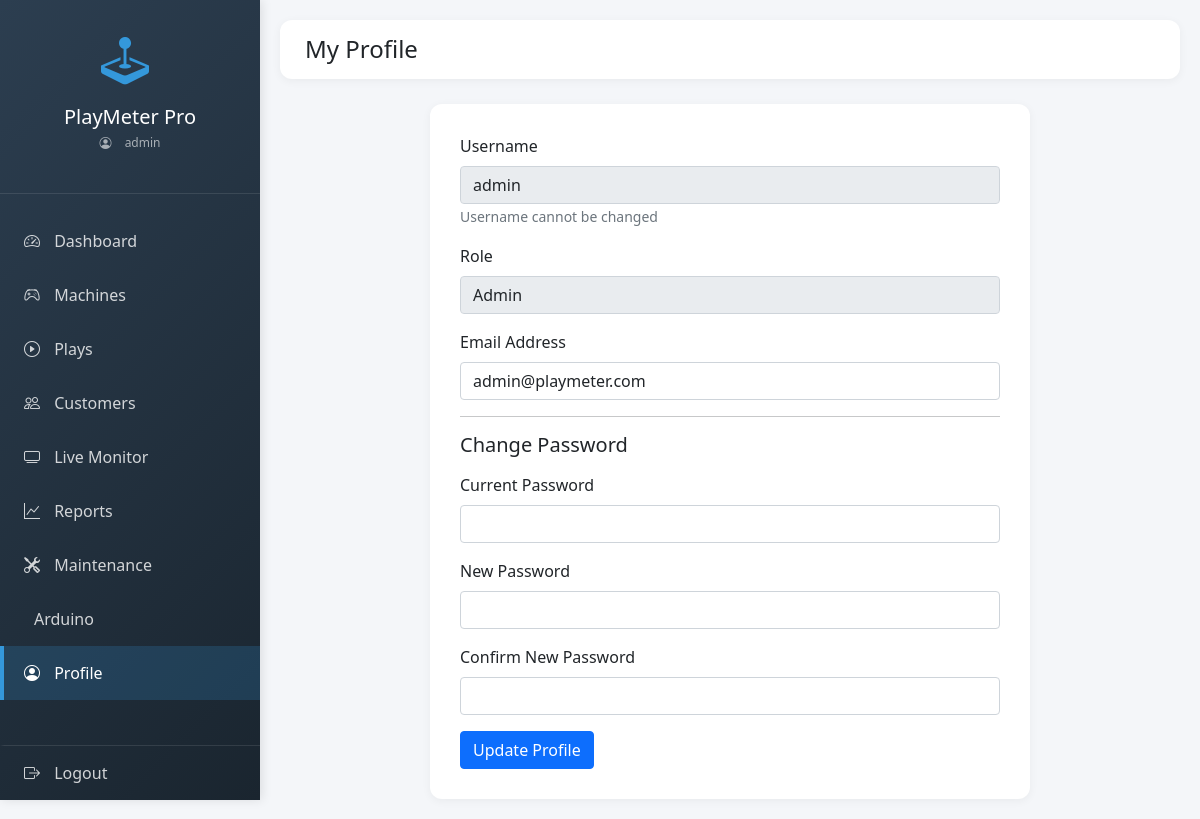
The app's page /profile.php (signed in) with its own data.
### tables this page shows
CREATE TABLE `users` (
  `id` int NOT NULL,
  `username` varchar(50) NOT NULL,
  `password` varchar(255) NOT NULL,
  `email` varchar(100) DEFAULT NULL,
  `role` enum('admin','operator') DEFAULT 'operator',
  `created_at` timestamp NULL DEFAULT CURRENT_TIMESTAMP
);

### profile.php (the view, shortened to what this page needs)
<?php
$database = new Database();
$db = $database->getConnection();
$user_id = $_SESSION['user_id'];
$query = "SELECT * FROM users WHERE id = $user_id";
$result = $db->query($query);
$user = $result->fetch(PDO::FETCH_ASSOC);
?>
<!DOCTYPE html>
<html lang="en">
<head>
    <link href="https://cdn.jsdelivr.net/npm/bootstrap@5.1.3/dist/css/bootstrap.min.css" rel="stylesheet">
    <link rel="stylesheet" href="https://cdn.jsdelivr.net/npm/bootstrap-icons@1.8.1/font/bootstrap-icons.css">
</head>
<body>
    <div class="sidebar">
        <div style="padding: 25px 20px; text-align: center; border-bottom: 1px solid rgba(255,255,255,0.1);">
            <i class="bi bi-joystick" style="font-size: 3rem; color: #3498db;"></i>
            <h5 class="mt-2 mb-0">PlayMeter Pro</h5>
            <p style="font-size: 12px; color: rgba(255,255,255,0.6); margin-top: 5px;">
                <i class="bi bi-person-circle"></i> <?php echo $_SESSION['username']; ?>
            </p>
        </div>
        <nav style="margin-top: 20px;">
            <a href="index.php" class="<?php echo basename($_SERVER['PHP_SELF']) == 'index.php' ? 'active' : ''; ?>">
                <i class="bi bi-speedometer2"></i> Dashboard
            </a>
            <a href="machines.php" class="<?php echo basename($_SERVER['PHP_SELF']) == 'machines.php' ? 'active' : ''; ?>">
                <i class="bi bi-controller"></i> Machines
            </a>
            <a href="plays.php" class="<?php echo basename($_SERVER['PHP_SELF']) == 'plays.php' ? 'active' : ''; ?>">
                <i class="bi bi-play-circle"></i> Plays
            </a>
            <a href="customers.php" class="<?php echo basename($_SERVER['PHP_SELF']) == 'customers.php' ? 'active' : ''; ?>">
                <i class="bi bi-people"></i> Customers
            </a>
            <a href="session_monitor.php" class="<?php echo basename($_SERVER['PHP_SELF']) == 'session_monitor.php' ? 'active' : ''; ?>">
                <i class="bi bi-tv"></i> Live Monitor
            </a>
            <a href="reports.php" class="<?php echo basename($_SERVER['PHP_SELF']) == 'reports.php' ? 'active' : ''; ?>">
                <i class="bi bi-graph-up"></i> Reports
            </a>
            <a href="maintenance.php" class="<?php echo basename($_SERVER['PHP_SELF']) == 'maintenance.php' ? 'active' : ''; ?>">
                <i class="bi bi-tools"></i> Maintenance
            </a>
            <a href="arduino_settings.php" class="<?php echo basename($_SERVER['PHP_SELF']) == 'arduino_settings.php' ? 'active' : ''; ?>">
                <i class="bi bi-microchip"></i> Arduino
            </a>
            <a href="profile.php" class="<?php echo basename($_SERVER['PHP_SELF']) == 'profile.php' ? 'active' : ''; ?>">
                <i class="bi bi-person-circle"></i> Profile
            </a>
            <a href="logout.php" style="border-top: 1px solid rgba(255,255,255,0.1); margin-top: 20px; position: absolute; bottom: 0; width: 100%;">
                <i class="bi bi-box-arrow-right"></i> Logout
            </a>
        </nav>
    </div>
    <div class="content">
        <div class="navbar-top">
            <h4 class="mb-0">My Profile</h4>
        </div>
        <div class="profile-card">
            <form method="POST">
                <div class="mb-3">
                    <label class="form-label">Username</label>
                    <input type="text" class="form-control" value="<?php echo $user['username']; ?>" readonly disabled>
                    <small class="text-muted">Username cannot be changed</small>
                </div>
                <div class="mb-3">
                    <label class="form-label">Role</label>
                    <input type="text" class="form-control" value="<?php echo ucfirst($user['role']); ?>" readonly disabled>
                </div>
                <div class="mb-3">
                    <label for="email" class="form-label">Email Address</label>
                    <input type="email" class="form-control" id="email" name="email"
                           value="<?php echo $user['email']; ?>">
                </div>
                <hr>
                <h5 class="mb-3">Change Password</h5>
                <div class="mb-3">
                    <label for="current_password" class="form-label">Current Password</label>
                    <input type="password" class="form-control" id="current_password" name="current_password">
                </div>
                <div class="mb-3">
                    <label for="new_password" class="form-label">New Password</label>
                    <input type="password" class="form-control" id="new_password" name="new_password">
                </div>
                <div class="mb-3">
                    <label for="confirm_password" class="form-label">Confirm New Password</label>
                    <input type="password" class="form-control" id="confirm_password" name="confirm_password">
                </div>
                <button type="submit" name="update_profile" class="btn btn-primary">Update Profile</button>
            </form>
        </div>
    </div>
</body>
</html>

### profile.php (style rules this page uses)
body { background: #f4f6f9; font-family: 'Segoe UI', Tahoma, Geneva, Verdana, sans-serif; }
.sidebar { min-height: 100vh; background: linear-gradient(135deg, #2c3e50 0%, #1a252f 100%); color: white; position: fixed; width: 260px; box-shadow: 2px 0 10px rgba(0,0,0,0.1); }
.sidebar a { color: rgba(255,255,255,0.8); text-decoration: none; padding: 15px 20px; display: block; transition: all 0.3s; border-left: 4px solid transparent; }
.sidebar a.active { background: rgba(52, 152, 219, 0.2); color: white; border-left-color: #3498db; }
.sidebar i { margin-right: 10px; width: 20px; }
.content { margin-left: 260px; padding: 20px; }
.profile-card { background: white; border-radius: 12px; padding: 30px; box-shadow: 0 2px 10px rgba(0,0,0,0.05); max-width: 600px; margin: 0 auto; }
.navbar-top { background: white; padding: 15px 25px; margin-bottom: 25px; border-radius: 12px; box-shadow: 0 2px 10px rgba(0,0,0,0.05); }

### records on screen
users: username "admin", role "Admin", email "admin@playmeter.com"

### other values on screen
$_SESSION['username'] "admin"
